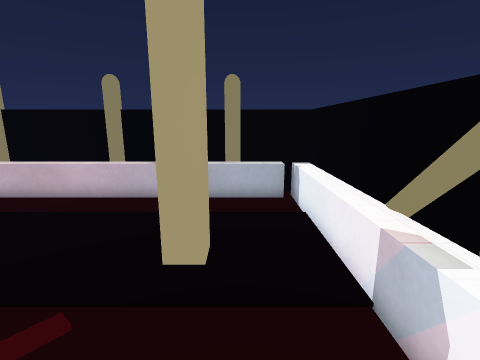
[1] (above)

16 first-person views from a walk through a 3-D level made in the Godot game engine. The camera is 1.4 m above the floor, tilts 12° down and sees 85° across. The floor is counted in squares, 0.5 m on a side. Each view is taken from the middle of a square. On the plan, view 1 faces up. The plan holds only what a view shows up to about 19 squares ahead; the rest is blank. Characters and animated objects are not drawn. Surface patterns are stand-ins for the level's own textures.

[2]
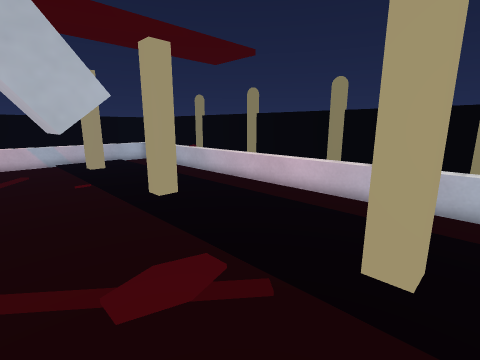

[3]
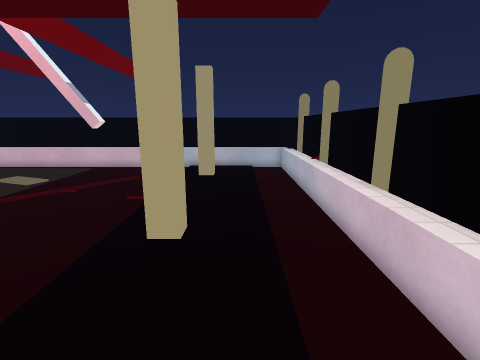

[4]
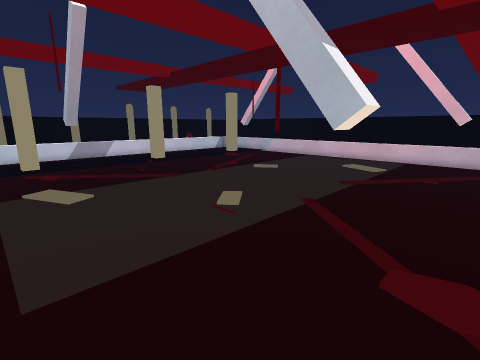

[5]
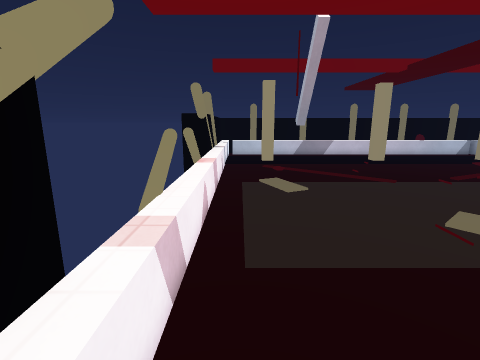

[6]
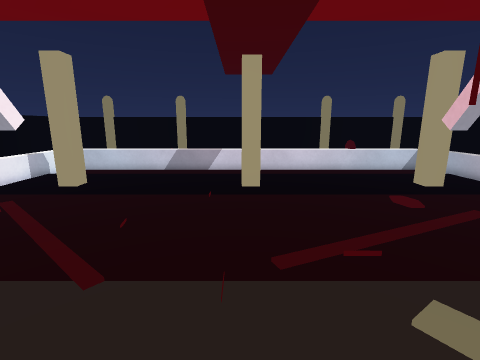

[7]
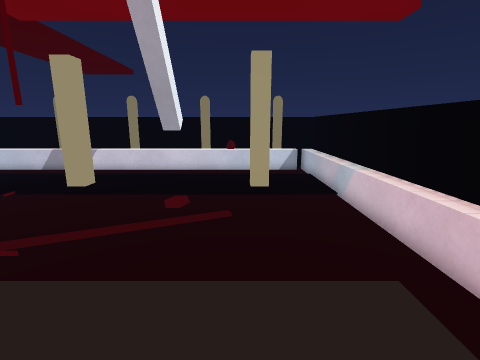

[8]
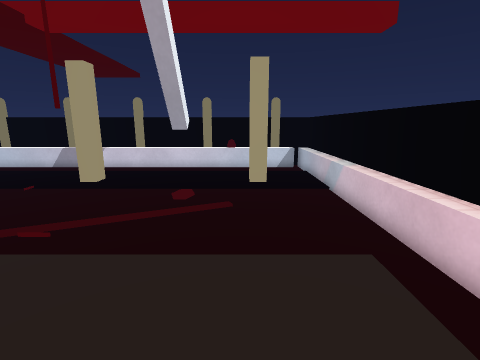

[9]
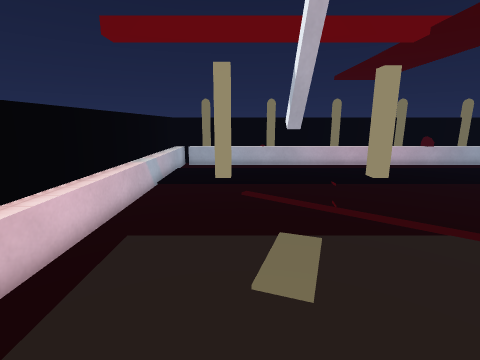

[10]
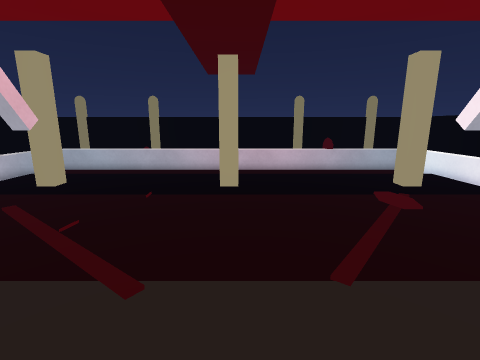

[11]
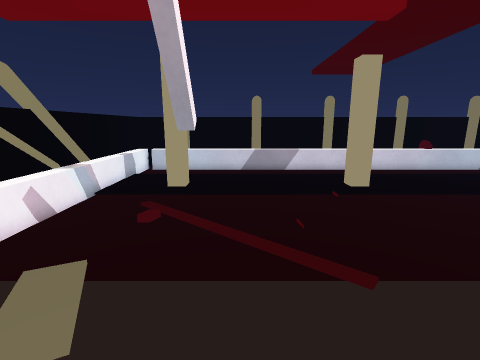

[12]
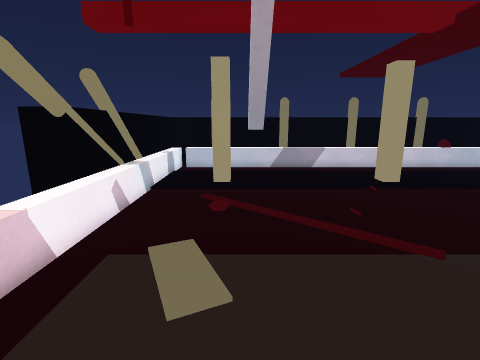

[13]
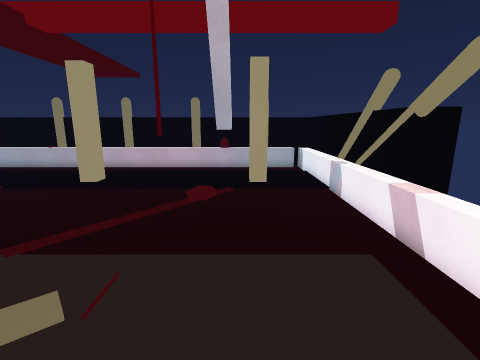

[14]
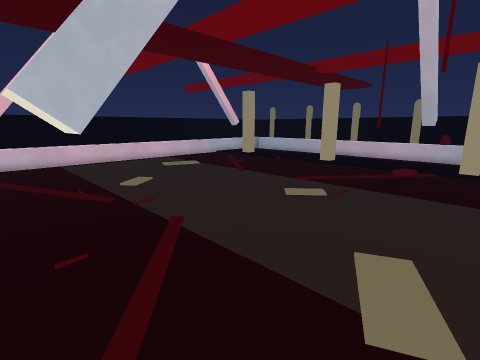

[15]
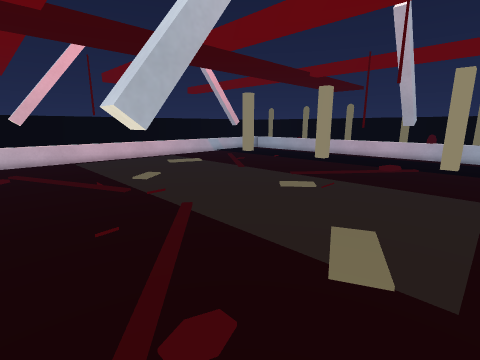

[16]
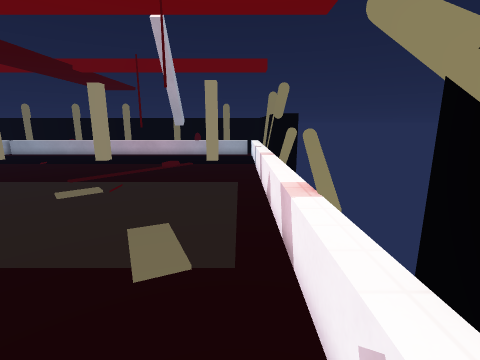

### Floor plan
Key: @ floor where view 1 was taken; # wall or solid block; . floor; / step, stairs or slope; = window, fence, low wall or low ledge; ^ raised ledge; C column.
Columns run from 22 left of view 1 to 4 right of it. Each row starts with its distance up from view 1.
 11  #########################
 10 #^^^^^^^^^^^^^^^^^^=^^^^^#
  9 #^......................^#
  8 #^.............         ^#
  7 #^                 .    ^#
  6 #^  C       ##      .C  ^#
  5 #^  CC      CC      CC  ^#
  4 #^......................=#
  3 #^................//....=#
  2 #^................//....^#
  1 #^................/##...^#
  0 #^.....#...........##.@.^##
 -1 #^......................^#
 -2 #^................#.....^^
 -3 #^......................^^
 -4 #^......................==
 -5 #^......................=#
 -6 #^......................^^
 -7 #^......................^^
 -8 #^......................=#
 -9 #^......................==
-10 #^......................^^
-11 #^.......#..............^^
-12 #^......................^#
-13 #^.....#...........##...^##
-14 #^...../...........##...^#
-15 #^  .../................^#
-16 #^......................=#
-17 #^......................=#
-18 #^  CC      CC      CC  ^#
-19 #^  C       ##       C  ^#
-20 #^                      ^#
-21 #^                      ^#
-22  ^......................^#
-23  ^^^^^^^^^^^^^^^^^^^^^^^^#
-24 ##########################

Positions as (right, up) in squares from view 1, and headings:
1: (0, 0), facing up
2: (0, 0), facing up-left
3: (-3, 7), facing left
4: (1, 2), facing down-left
5: (1, 2), facing down
6: (-9, -6), facing down
7: (-17, -6), facing down
8: (-17, -5), facing down
9: (-17, -9), facing up
10: (-9, -7), facing up
11: (-4, -6), facing down
12: (-2, -5), facing down
13: (-2, -8), facing up
14: (0, -14), facing up-left
15: (1, -15), facing up-left
16: (1, -15), facing up
